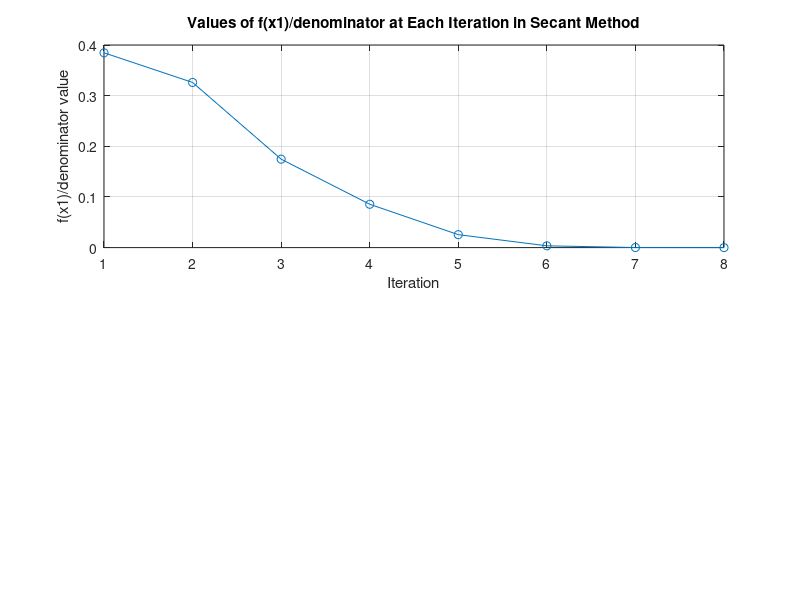

The MATLAB source for this figure:
function secant_method()
    f = @(x) x^3 - 4*x^2 + x + 6;
    eps = 1e-6;
    x0 = 5;
    x1 = x0 - 1;
    [solution, no_iterations,x_values, delta_values] = secant(f, x0, x1, eps);

    if no_iterations > 0
        fprintf('Number of function calls: %d\n', 2 + no_iterations);
        fprintf('A solution is: %f\n', solution);

        figure;
        subplot(2,1,1);
        plot(1:no_iterations, delta_values, '-o');
        xlabel('Iteration');
        ylabel('f(x1)/denominator value');
        title('Values of f(x1)/denominator at Each Iteration in Secant Method');
        grid on;

    else
        fprintf('Abort execution.\n');
    end
end

function [solution, no_iterations,x_values, delta_values] = secant(f, x0, x1, eps)
    f_x0 = f(x0);
    f_x1 = f(x1);
    x_values = x0;
    x_values(end+1) = x1;
    iteration_counter = 0;
    delta_values = [];

    while abs(f_x1) > eps && iteration_counter < 100
        denominator = (f_x1 - f_x0) / (x1 - x0);
        if denominator == 0
            fprintf('Error! - denominator zero for x = %f\n', x1);
            break;
        end

        delta = f_x1 / denominator;
        x = x1 - delta;

        delta_values(end + 1) = delta;
        x_values(end+1) = x;

        x0 = x1;
        x1 = x;
        f_x0 = f_x1;
        f_x1 = f(x1);
        iteration_counter = iteration_counter + 1;
    end

    if abs(f_x1) > eps
        iteration_counter = -1;
    end

    solution = x1;
    no_iterations = iteration_counter;
end
